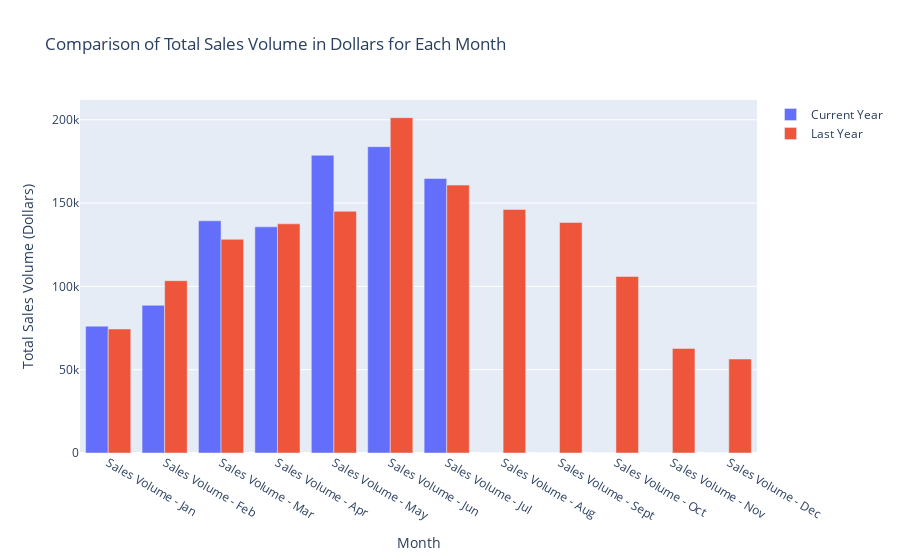

Source (notebook cell):
### Code cell
# Extract the sales volume columns for each month from cols_check
sales_volume_cols = ['Sales Volume - Jan', 'Sales Volume - Feb', 'Sales Volume - Mar',
                     'Sales Volume - Apr', 'Sales Volume - May', 'Sales Volume - Jun',
                     'Sales Volume - Jul', 'Sales Volume - Aug', 'Sales Volume - Sept',
                     'Sales Volume - Oct', 'Sales Volume - Nov', 'Sales Volume - Dec']

last_year_volume = [ 'Sales Volume - Last Jan',
                     'Sales Volume - Last Feb',
                     'Sales Volume - Last Mar',
                     'Sales Volume - Last Apr',
                     'Sales Volume - Last May',
                     'Sales Volume - Last Jun',
                     'Sales Volume - Last Jul',
                     'Sales Volume - Last Aug',
                     'Sales Volume - Last Sept',
                     'Sales Volume - Last Oct',
                     'Sales Volume - Last Nov',
                     'Sales Volume - Last Dec',]

# Calculate the total sales volume for each month
total_sales_volume = parts_data[sales_volume_cols].sum()
total_volume = parts_data[last_year_volume].sum()

# Create the comparison bar chart using plotly
fig = go.Figure()

# Add the bars for the total sales volume for each month in the current year
fig.add_trace(go.Bar(x=sales_volume_cols, y=total_sales_volume, name='Current Year'))

# Add the bars for the total sales volume for each month in the last year
fig.add_trace(go.Bar(x=sales_volume_cols, y=2.75 * total_volume, name='Last Year')) #approximation (data missing)

# Update the layout with labels and title
fig.update_layout(title='Comparison of Total Sales Volume in Dollars for Each Month',
                  xaxis_title='Month',
                  yaxis_title='Total Sales Volume (Dollars)',
                  barmode='group')

# Show the interactive plot
fig.show()

### Figure 1 — Plotly figure (JSON) as saved in the notebook; plotly's stock layout.template omitted (floating-point values rounded to 4 significant figures)
{"data": [{"name": "Current Year", "type": "bar", "x": ["Sales Volume - Jan", "Sales Volume - Feb", "Sales Volume - Mar", "Sales Volume - Apr", "Sales Volume - May", "Sales Volume - Jun", "Sales Volume - Jul", "Sales Volume - Aug", "Sales Volume - Sept", "Sales Volume - Oct", "Sales Volume - Nov", "Sales Volume - Dec"], "y": [76140.0, 88620.0, 139400.0, 135700.0, 178700.0, 183800.0, 164700.0, 0, 0, 0, 0, 0]}, {"name": "Last Year", "type": "bar", "x": ["Sales Volume - Jan", "Sales Volume - Feb", "Sales Volume - Mar", "Sales Volume - Apr", "Sales Volume - May", "Sales Volume - Jun", "Sales Volume - Jul", "Sales Volume - Aug", "Sales Volume - Sept", "Sales Volume - Oct", "Sales Volume - Nov", "Sales Volume - Dec"], "y": [74460.0, 103400.0, 128200.0, 137500.0, 145100.0, 201300.0, 160800.0, 146200.0, 138400.0, 105900.0, 62760.0, 56380.0]}], "layout": {"barmode": "group", "title": {"text": "Comparison of Total Sales Volume in Dollars for Each Month"}, "xaxis": {"title": {"text": "Month"}}, "yaxis": {"title": {"text": "Total Sales Volume (Dollars)"}}}}
